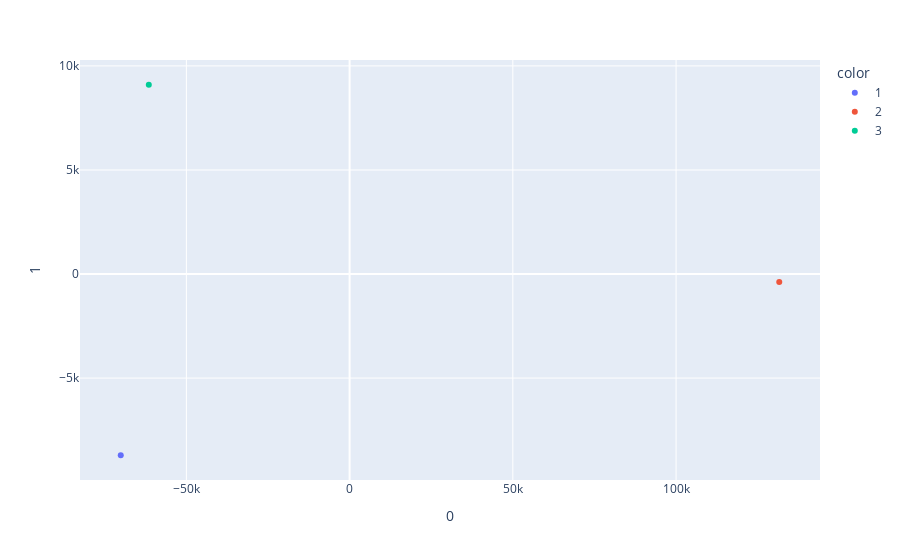

The notebook cell this image was saved under:
### Code cell
pca = PCA(n_components=2)
components = pca.fit_transform(X)

fig = px.scatter(components, x=0, y=1, color=copy_pca_plot['table_id'])
fig.show()

### Figure 1 — Plotly figure (JSON) as saved in the notebook; plotly's stock layout.template omitted (floating-point values rounded to 4 significant figures)
{"data": [{"hovertemplate": "color=1<br>0=%{x}<br>1=%{y}<extra></extra>", "legendgroup": "1", "marker": {"color": "#636efa", "symbol": "circle"}, "mode": "markers", "name": "1", "orientation": "v", "showlegend": true, "type": "scatter", "x": [-70100.0], "xaxis": "x", "y": [-8708.0], "yaxis": "y"}, {"hovertemplate": "color=2<br>0=%{x}<br>1=%{y}<extra></extra>", "legendgroup": "2", "marker": {"color": "#EF553B", "symbol": "circle"}, "mode": "markers", "name": "2", "orientation": "v", "showlegend": true, "type": "scatter", "x": [131600.0], "xaxis": "x", "y": [-387.4], "yaxis": "y"}, {"hovertemplate": "color=3<br>0=%{x}<br>1=%{y}<extra></extra>", "legendgroup": "3", "marker": {"color": "#00cc96", "symbol": "circle"}, "mode": "markers", "name": "3", "orientation": "v", "showlegend": true, "type": "scatter", "x": [-61510.0], "xaxis": "x", "y": [9095.0], "yaxis": "y"}], "layout": {"legend": {"title": {"text": "color"}, "tracegroupgap": 0}, "margin": {"t": 60}, "xaxis": {"anchor": "y", "domain": [0, 1], "title": {"text": "0"}}, "yaxis": {"anchor": "x", "domain": [0, 1], "title": {"text": "1"}}}}
